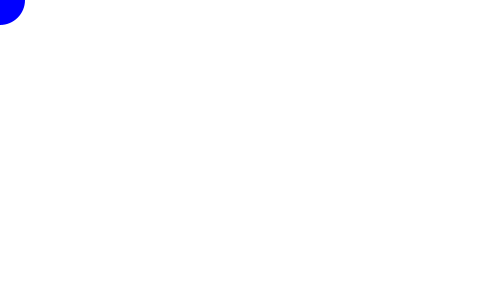
Frame 1 (no input)
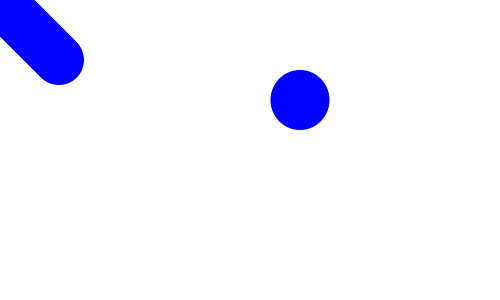
Frame 60 (the mouse pressed at the canvas centre just before this capture)
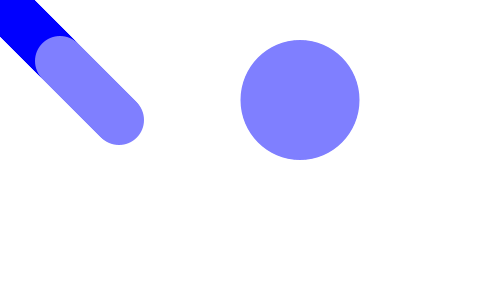
Frame 120 (the mouse held since frame 60 and released just before this capture)

The Processing sketch that drew these frames (run headless with seeded random() and noise(); from frame 60 on, the mouse is pressed at the canvas centre):

// Processing sketch: changing_color_moving
// ── changing_color_moving.pde
int x;
float y;
int v;
void setup(){
size(500,300);
noStroke();
x = 0;
y = x;
v = 255;
background(255);

}

void draw(){
fill(map(mouseX,0,500,0,255),map(mouseY,0,300,0,255),255); 
ellipse(x,y,50,50);
ellipse(300,100,x,y);
x = x+1;
y = x+1;
v = 255-1;
}
